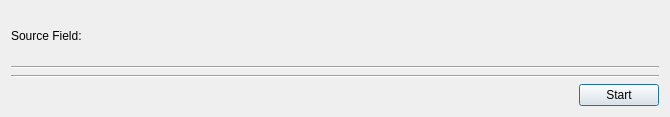
<?xml version="1.0" encoding="UTF-8"?>
<ui version="4.0">
 <class>Dialog</class>
 <widget class="QDialog" name="Dialog">
  <property name="geometry">
   <rect>
    <x>0</x>
    <y>0</y>
    <width>670</width>
    <height>117</height>
   </rect>
  </property>
  <property name="windowTitle">
   <string>Batch Download</string>
  </property>
  <layout class="QVBoxLayout" name="verticalLayout">
   <item>
    <layout class="QHBoxLayout" name="horizontalLayout">
     <item>
      <widget class="QLabel" name="label">
       <property name="text">
        <string>Source Field:</string>
       </property>
      </widget>
     </item>
     <item>
      <widget class="QComboBox" name="srcField">
       <property name="minimumSize">
        <size>
         <width>60</width>
         <height>0</height>
        </size>
       </property>
      </widget>
<widget class="QSpinBox" name="minLengthField">
    <property name="minimumSize">
        <size>
            <width>60</width>
            <height>0</height>
        </size>
    </property>
    <property name="maximum">999</property> 
    <property name="minimum">0</property>  
    <property name="singleStep">1</property> 
</widget>
     </item>
     <item>
      <spacer name="horizontalSpacer">
       <property name="orientation">
        <enum>Qt::Horizontal</enum>
       </property>
       <property name="sizeHint" stdset="0">
        <size>
         <width>120</width>
         <height>20</height>
        </size>
       </property>
      </spacer>
     </item>
    </layout>
   </item>
   <item>
    <widget class="Line" name="line">
     <property name="orientation">
      <enum>Qt::Horizontal</enum>
     </property>
    </widget>
   </item>
   <item>
    <layout class="QGridLayout" name="gridLayout" columnstretch="0"/>
   </item>
   <item>
    <widget class="Line" name="line_2">
     <property name="orientation">
      <enum>Qt::Horizontal</enum>
     </property>
    </widget>
   </item>
   <item>
    <layout class="QHBoxLayout" name="horizontalLayout_3">
     <item>
      <spacer name="horizontalSpacer_2">
       <property name="orientation">
        <enum>Qt::Horizontal</enum>
       </property>
       <property name="sizeHint" stdset="0">
        <size>
         <width>120</width>
         <height>20</height>
        </size>
       </property>
      </spacer>
     </item>
     <item>
      <widget class="QPushButton" name="pushButton">
       <property name="text">
        <string>Start</string>
       </property>
      </widget>
     </item>
    </layout>
   </item>
  </layout>
 </widget>
 <resources/>
 <connections>
  <connection>
   <sender>pushButton</sender>
   <signal>clicked()</signal>
   <receiver>Dialog</receiver>
   <slot>accept()</slot>
   <hints>
    <hint type="sourcelabel">
     <x>513</x>
     <y>283</y>
    </hint>
    <hint type="destinationlabel">
     <x>453</x>
     <y>260</y>
    </hint>
   </hints>
  </connection>
 </connections>
</ui>
